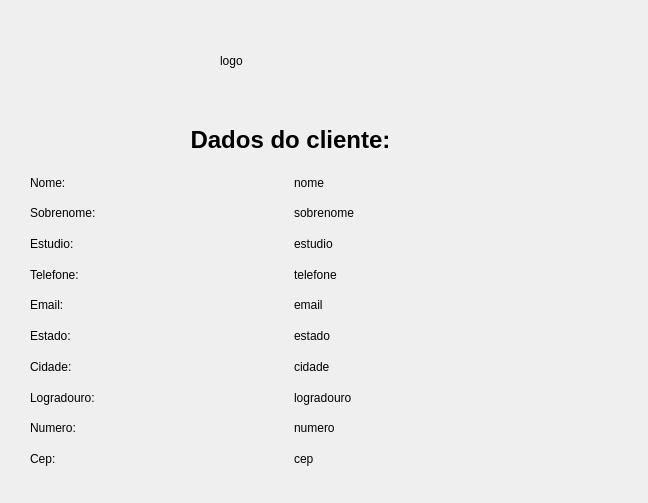
<?xml version="1.0" encoding="UTF-8"?>
<ui version="4.0">
 <class>janelaContatos</class>
 <widget class="QDialog" name="janelaContatos">
  <property name="geometry">
   <rect>
    <x>0</x>
    <y>0</y>
    <width>648</width>
    <height>503</height>
   </rect>
  </property>
  <property name="windowTitle">
   <string>Dialog</string>
  </property>
  <widget class="QLabel" name="label">
   <property name="geometry">
    <rect>
     <x>110</x>
     <y>120</y>
     <width>361</width>
     <height>41</height>
    </rect>
   </property>
   <property name="text">
    <string>&lt;html&gt;&lt;head/&gt;&lt;body&gt;&lt;h1 align=&quot;center&quot; style=&quot; margin-top:18px; margin-bottom:12px; margin-left:0px; margin-right:0px; -qt-block-indent:0; text-indent:0px;&quot;&gt;&lt;span style=&quot; font-size:xx-large; font-weight:700;&quot;&gt;Dados do cliente:&lt;/span&gt;&lt;/h1&gt;&lt;/body&gt;&lt;/html&gt;</string>
   </property>
  </widget>
  <widget class="QLabel" name="logo_auxiliar">
   <property name="geometry">
    <rect>
     <x>220</x>
     <y>10</y>
     <width>151</width>
     <height>101</height>
    </rect>
   </property>
   <property name="text">
    <string>logo</string>
   </property>
  </widget>
  <widget class="QWidget" name="">
   <property name="geometry">
    <rect>
     <x>30</x>
     <y>170</y>
     <width>521</width>
     <height>301</height>
    </rect>
   </property>
   <layout class="QVBoxLayout" name="verticalLayout">
    <item>
     <layout class="QHBoxLayout" name="horizontalLayout">
      <item>
       <widget class="QLabel" name="label_2">
        <property name="text">
         <string>Nome:</string>
        </property>
       </widget>
      </item>
      <item>
       <widget class="QLabel" name="labelNome">
        <property name="text">
         <string>nome</string>
        </property>
       </widget>
      </item>
     </layout>
    </item>
    <item>
     <layout class="QHBoxLayout" name="horizontalLayout_2">
      <item>
       <widget class="QLabel" name="label_3">
        <property name="text">
         <string>Sobrenome:</string>
        </property>
       </widget>
      </item>
      <item>
       <widget class="QLabel" name="labelSobrenome">
        <property name="text">
         <string>sobrenome</string>
        </property>
       </widget>
      </item>
     </layout>
    </item>
    <item>
     <layout class="QHBoxLayout" name="horizontalLayout_3">
      <item>
       <widget class="QLabel" name="label_4">
        <property name="text">
         <string>Estudio:</string>
        </property>
       </widget>
      </item>
      <item>
       <widget class="QLabel" name="labelEstudio">
        <property name="text">
         <string>estudio</string>
        </property>
       </widget>
      </item>
     </layout>
    </item>
    <item>
     <layout class="QHBoxLayout" name="horizontalLayout_4">
      <item>
       <widget class="QLabel" name="label_15">
        <property name="text">
         <string>Telefone:</string>
        </property>
       </widget>
      </item>
      <item>
       <widget class="QLabel" name="labelTelefone">
        <property name="text">
         <string>telefone</string>
        </property>
       </widget>
      </item>
     </layout>
    </item>
    <item>
     <layout class="QHBoxLayout" name="horizontalLayout_5">
      <item>
       <widget class="QLabel" name="label_6">
        <property name="text">
         <string>Email:</string>
        </property>
       </widget>
      </item>
      <item>
       <widget class="QLabel" name="labelEmail">
        <property name="text">
         <string>email</string>
        </property>
       </widget>
      </item>
     </layout>
    </item>
    <item>
     <layout class="QHBoxLayout" name="horizontalLayout_6">
      <item>
       <widget class="QLabel" name="label_7">
        <property name="text">
         <string>Estado:</string>
        </property>
       </widget>
      </item>
      <item>
       <widget class="QLabel" name="labelEstado">
        <property name="text">
         <string>estado</string>
        </property>
       </widget>
      </item>
     </layout>
    </item>
    <item>
     <layout class="QHBoxLayout" name="horizontalLayout_7">
      <item>
       <widget class="QLabel" name="label_8">
        <property name="text">
         <string>Cidade:</string>
        </property>
       </widget>
      </item>
      <item>
       <widget class="QLabel" name="labelCidade">
        <property name="text">
         <string>cidade</string>
        </property>
       </widget>
      </item>
     </layout>
    </item>
    <item>
     <layout class="QHBoxLayout" name="horizontalLayout_8">
      <item>
       <widget class="QLabel" name="label_9">
        <property name="text">
         <string>Logradouro:</string>
        </property>
       </widget>
      </item>
      <item>
       <widget class="QLabel" name="labelLogradouro">
        <property name="text">
         <string>logradouro</string>
        </property>
       </widget>
      </item>
     </layout>
    </item>
    <item>
     <layout class="QHBoxLayout" name="horizontalLayout_9">
      <item>
       <widget class="QLabel" name="label_10">
        <property name="text">
         <string>Numero:</string>
        </property>
       </widget>
      </item>
      <item>
       <widget class="QLabel" name="labelNumero">
        <property name="text">
         <string>numero</string>
        </property>
       </widget>
      </item>
     </layout>
    </item>
    <item>
     <layout class="QHBoxLayout" name="horizontalLayout_10">
      <item>
       <widget class="QLabel" name="label_11">
        <property name="text">
         <string>Cep:</string>
        </property>
       </widget>
      </item>
      <item>
       <widget class="QLabel" name="labelCep">
        <property name="text">
         <string>cep</string>
        </property>
       </widget>
      </item>
     </layout>
    </item>
   </layout>
  </widget>
 </widget>
 <resources/>
 <connections/>
</ui>
